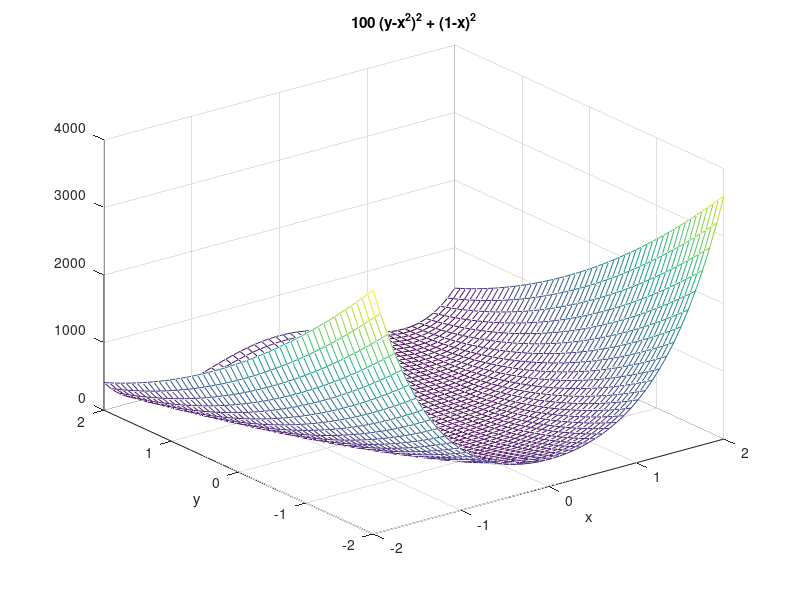

Source code (MATLAB): (Note: this script raises an error after producing the figure.)
% This script uses GA to find the minimum value of Rosenbrock Function.

clear
%% 画出函数图
figure(1);
lbx=-2;ubx=2; %函数自变量x范围【-2,2】
lby=-2;uby=2; %函数自变量y范围【-2,2】
ezmesh('100*(y-x^2)^2 + (1-x)^2',[lbx,ubx,lby,uby],50);   %画出函数曲线
hold on;
%% 定义遗传算法参数
NIND=40;        %个体数目
MAXGEN=50;      %最大遗传代数
PRECI=20;       %变量的二进制位数
GGAP=0.95;      %代沟
px=0.7;         %交叉概率
pm=0.01;        %变异概率
trace=zeros(3,MAXGEN);                        %寻优结果的初始值
FieldD=[PRECI PRECI;lbx lby;ubx uby;1 1;0 0;1 1;1 1];                      %区域描述器
Chrom=crtbp(NIND,PRECI*2);                      %初始种群
%% 优化
gen=0;                                  %代计数器
XY=bs2rv(Chrom,FieldD);                 %计算初始种群的十进制转换
X=XY(:,1);Y=XY(:,2);
ObjV=100*(Y-X.^2).^2 + (1-X).^2;        %计算目标函数值
while gen<MAXGEN
   FitnV=ranking(ObjV);                              %分配适应度值
   SelCh=select('sus',Chrom,FitnV,GGAP);              %选择
   SelCh=recombin('xovsp',SelCh,px);                  %重组
   SelCh=mut(SelCh,pm);                               %变异
   XY=bs2rv(SelCh,FieldD);               %子代个体的十进制转换
   X=XY(:,1);Y=XY(:,2);
   ObjVSel=100*(Y-X.^2).^2 + (1-X).^2;             %计算子代的目标函数值
   [Chrom,ObjV]=reins(Chrom,SelCh,1,1,ObjV,ObjVSel); %重插入子代到父代，得到新种群
   XY=bs2rv(Chrom,FieldD);
   gen=gen+1;                                             %代计数器增加
   %获取每代的最优解及其序号，Y为最优解,I为个体的序号
   [Y,I]=min(ObjV);
   trace(1:2,gen)=XY(I,:);                       %记下每代的最优值
   trace(3,gen)=Y;                               %记下每代的最优值
end
plot3(trace(1,:),trace(2,:),trace(3,:),'bo');                            %画出每代的最优点
grid on;
plot3(XY(:,1),XY(:,2),ObjV,'bo');  %画出最后一代的种群
hold off
%% 画进化图
figure(2);
plot(1:MAXGEN,trace(3,:));
grid on
xlabel('遗传代数')
ylabel('解的变化')
title('进化过程')
bestZ=trace(3,end);
bestX=trace(1,end);
bestY=trace(2,end);
fprintf(['最优解:\nX=',num2str(bestX),'\nY=',num2str(bestY),'\nZ=',num2str(bestZ),'\n'])
